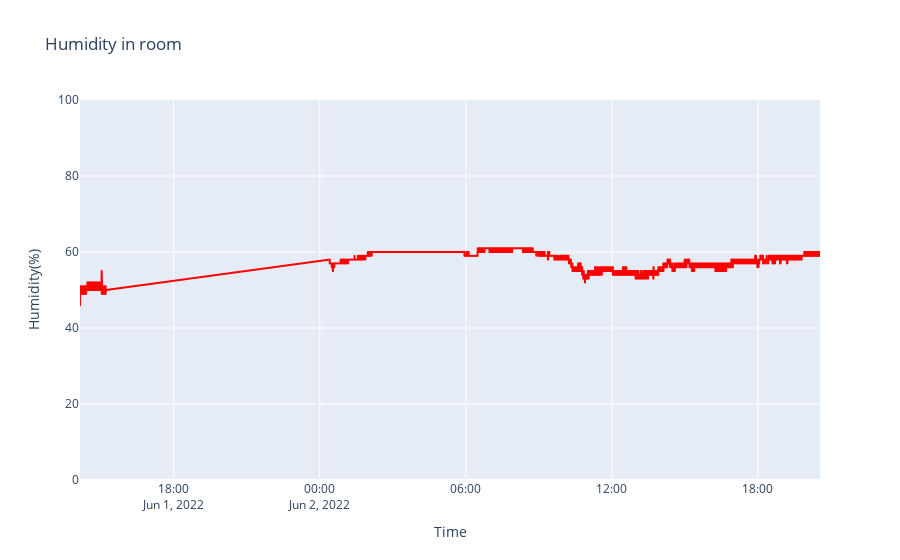

This figure's notebook cell:
### Code cell
fig1 = px.line(Tdf,"Timestamp","Humidity", labels={"Timestamp": "Time", "Humidity" : "Humidity(%)"}, title="Humidity in room",color_discrete_sequence=["red"])
fig1.update_layout(yaxis_range=[0,100])
fig1.show()

### Figure 1 — Plotly figure (JSON) as saved in the notebook; plotly's stock layout.template omitted (floating-point values rounded to 4 significant figures; data arrays with more than 128 entries replaced by an {"elided": "..."} marker saying what was removed)
{"data": [{"hovertemplate": "Time=%{x}<br>Humidity(%)=%{y}<extra></extra>", "legendgroup": "", "line": {"color": "red", "dash": "solid"}, "marker": {"symbol": "circle"}, "mode": "lines", "name": "", "showlegend": false, "type": "scattergl", "x": {"elided": "27305 str values"}, "xaxis": "x", "y": {"elided": "27305 int values"}, "yaxis": "y"}], "layout": {"legend": {"tracegroupgap": 0}, "title": {"text": "Humidity in room"}, "xaxis": {"anchor": "y", "domain": [0, 1], "title": {"text": "Time"}}, "yaxis": {"anchor": "x", "domain": [0, 1], "range": [0, 100], "title": {"text": "Humidity(%)"}}}}
